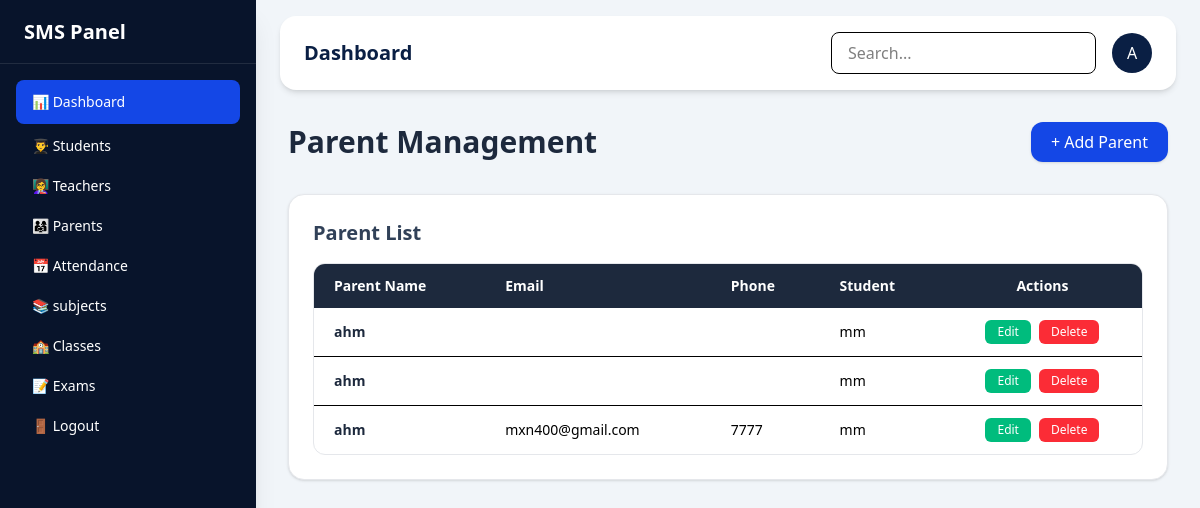
/parents/, run on the app's committed database.
### core/models.py (models this page shows, shortened)
class Parent(models.Model):
    name = models.CharField(max_length=100)
    email = models.EmailField(blank=True, null=True)
    phone = models.CharField(max_length=20, blank=True, null=True)
    student = models.ForeignKey(Student, on_delete=models.CASCADE)

class Student(models.Model):
    student_id = models.CharField(max_length=10, unique=True)
    name = models.CharField(max_length=100)
    grade = models.CharField(max_length=20)
    section = models.CharField(max_length=10)
    parent_name = models.CharField(max_length=100)
    monthly_fee = models.DecimalField(max_digits=6, decimal_places=2)

### core/views.py (the view)
# urls.py: path('parents/', parent_list, name='parent_list'),
def parent_list(request):
    parents = Parent.objects.all()
    return render(request, 'parent_list.html', {'parents': parents})

### templates/parent_list.html
{% extends 'base.html' %}
{% block content %}
<div class="space-y-8">
<div class="flex justify-between items-center">
<h1 class="text-3xl font-bold text-slate-800">Parent Management</h1>
<div class="flex gap-3">
<a href="{%url 'student_add' %}" class="bg-blue-700 hover:bg-blue-800 text-white px-5 py-2 rounded-xl shadow-sm font-medium transition">
+ Add Parent
</a>
</div>
</div>
<div class="bg-white rounded-2xl shadow-sm border border-gray-200 p-6">
<h2 class="text-xl font-semibold text-slate-700 mb-4">Parent List</h2>
<div class="overflow-x-auto rounded-xl border border-gray-200">
<table class="w-full text-sm">
<thead class="bg-slate-800 text-white text-left">
<tr>
<th class="px-5 py-3 font-semibold">Parent Name</th>
<th class="px-5 py-3 font-semibold">Email</th>
<th class="px-5 py-3 font-semibold">Phone</th>
<th class="px-5 py-3 font-semibold">Student</th>
<th class="px-5 py-3 font-semibold text-center">Actions</th>
</tr>
</thead>
<tbody class="divide-y">
{% for parent in parents %}
<tr class="hover:bg-slate-50 transition">
<td class="px-5 py-3 font-semibold text-slate-800">{{ parent.name }}</td>
<td class="px-5 py-3">{{ parent.email }}</td>
<td class="px-5 py-3">{{ parent.phone }}</td>
<td class="px-5 py-3">{{ parent.student.name }}</td>
<td class="px-5 py-3 flex gap-2 justify-center">
<a href="#" class="px-3 py-1 bg-emerald-500 hover:bg-emerald-600 text-white text-xs rounded-md">Edit</a>
<a href="#" class="px-3 py-1 bg-red-500 hover:bg-red-600 text-white text-xs rounded-md">Delete</a>
</td>
</tr>
{% empty %}
<tr><td colspan="5" class="text-center py-2">No parents found.</td></tr>
{% endfor %}
</tbody>
</table>
</div>
</div>
</div>
{% endblock %}

### data on the page
Parent: name "ahm", student.name "mm"
Parent: name "ahm", student.name "mm"
Parent: name "ahm", email "mxn400@gmail.com", phone "7777", student.name "mm"
